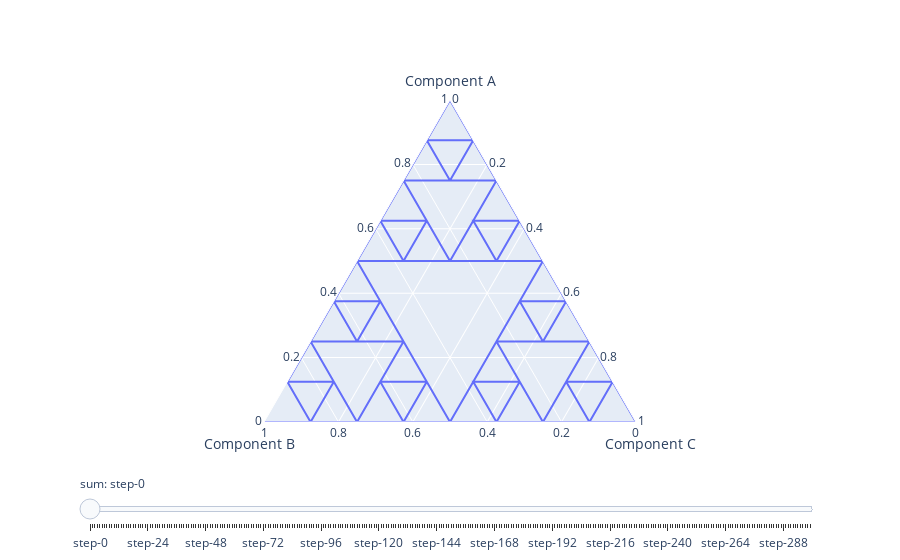

Here is the notebook cell this chart was saved with:
### Code cell
import plotly.express as px
import pandas as pd
%matplotlib notebook
from ipywidgets import *
import plotly.graph_objects as go



fig = go.Figure()



path_progress = np.linspace(0,1,300)
for step in path_progress:

    df = pd.DataFrame()
    pulse_list = sierpinksi_path(rgb_pulse(1,0,0),3)
    
    theta=3*pi/2 * step
    radius =1
    
    mat = scale_matrix(radius)@rotation_matrix_full(theta)
    
    for (idx,pulse) in enumerate(pulse_list):
        pulse.transform(mat.T)
        df[idx] = pulse.vals
    df = df.T
    df.columns = ['r','g','b']
    fig.add_trace( go.Scatterternary(a=df['b'],b=df['r'],c=df['g'],visible=False)) 
                  
fig.data[0].visible = True
                  
                  
# Create and add slider
steps = []
for (i,step_val) in enumerate(path_progress):
    step = dict(
        method="update",
        args=[{"visible": [False] * len(fig.data)},
              {"title": f"theta = {path(step_val)[0]/pi}*pi,  phi = {path(step_val)[1]/pi}*pi "}],  # layout attribute
    )
    step["args"][0]["visible"][i] = True  # Toggle i'th trace to "visible"
    steps.append(step)

sliders = [dict(
    active=0,
    currentvalue={"prefix": "sum: "},
    pad={"t": 50},
    steps=steps
)]

fig.update_layout(
    sliders=sliders
)

fig.show()
